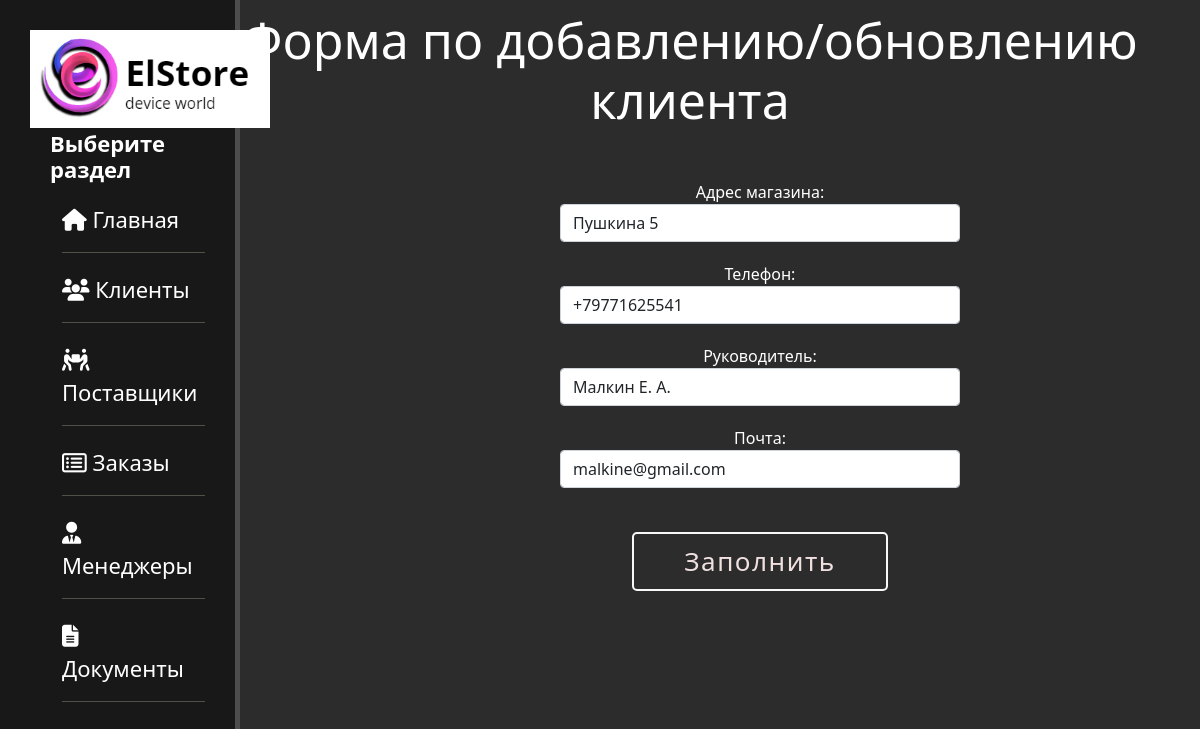
/clients/9/update, run on the app's committed database.
### base/models.py (models this page shows, shortened)
class Clients(models.Model):
    adress = models.CharField(max_length=200, verbose_name='Адрес магазина')
    phone = models.CharField(max_length=20, verbose_name='Телефон')
    director = models.CharField(max_length=50, verbose_name='Руководитель')
    e_mail = models.CharField(max_length=50, verbose_name='Почта')
    class Meta:
        verbose_name = 'Клиент'
        verbose_name_plural = 'Клиенты'

### base/views.py (the view)
# urls.py: path('clients/<int:pk>/update', views.ClUpdateView.as_view(), name='cl_update'),
class ClUpdateView(UpdateView):
    model = Clients
    template_name = 'base/client_create.html'
    form_class = ClientForm

### base/forms.py
class ClientForm(ModelForm):
    class Meta:
        model = Clients
        fields = ('adress', 'phone', 'director', 'e_mail')
        widgets = {
            "adress": TextInput(attrs={
                'class': 'form-control',
                'placeholder': 'адрес магазина'
            }),
            "phone": TextInput(attrs={
                'class': 'form-control',
                'placeholder': 'номер телефона'
            }),
            "director": TextInput(attrs={
                'class': 'form-control',
                'placeholder': 'ФИО директора магазина'
            }),
            "e_mail": TextInput(attrs={
                'class': 'form-control',
                'placeholder': 'адрес почты'
            })
        }

### base/templates/base/client_create.html (shortened to what this page needs)
{% extends 'base/layout.html' %} {% block content %}
<div class="features">
    <h1>Форма по добавлению/обновлению клиента</h1>
    <form method="post">
        {{form.as_p}}
        <br>
        <button class="mybtn" id="delupbutton" type="submit">Заполнить</button>
    </form>
</div>
{% endblock %} {% block title %}Форма по добавлению клиента{% endblock %}

### base/static/base/css/main.css (style rules this page uses)
body { background: #2c2c2c; }
main .features { float: left; color: #fff; margin-top: 10px; text-align: center; width: 75%; }
main .features h1 { font-size: 50px; }
main .features p { max-width: 400px; margin: 20px auto; }
form { margin-left: 30%; width: 500px; margin-top: 50px; }
.mybtn { margin-left: 420px; background-color: transparent; padding: 8px 220px; border: 2px solid rgb(250, 247, 247); border-radius: 5px; font-size: 26px; letter-spacing: 1.5px; color: rgb(241, 224, 224); outline: none; cursor: pointer; }
#delupbutton { display: inline-block; padding-left: 50px; padding-right: 50px; margin: auto; margin-bottom: 5px; text-decoration: none; }

### data on the page
Clients: adress "Пушкина 5", phone "+79771625541", director "Малкин Е. А.", e_mail "malkine@gmail.com"
